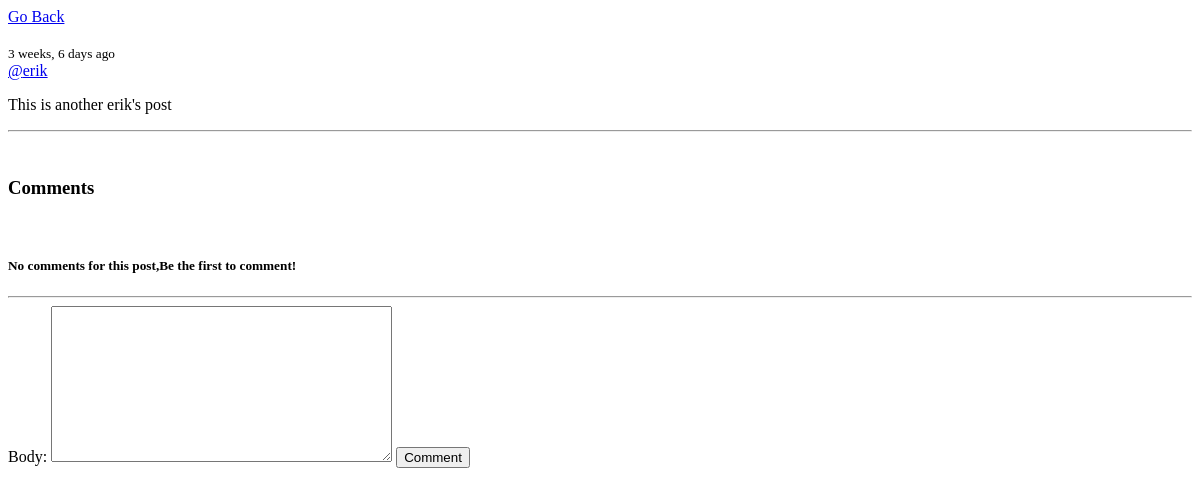
The app's page /post_detail/30 (signed in), older data.
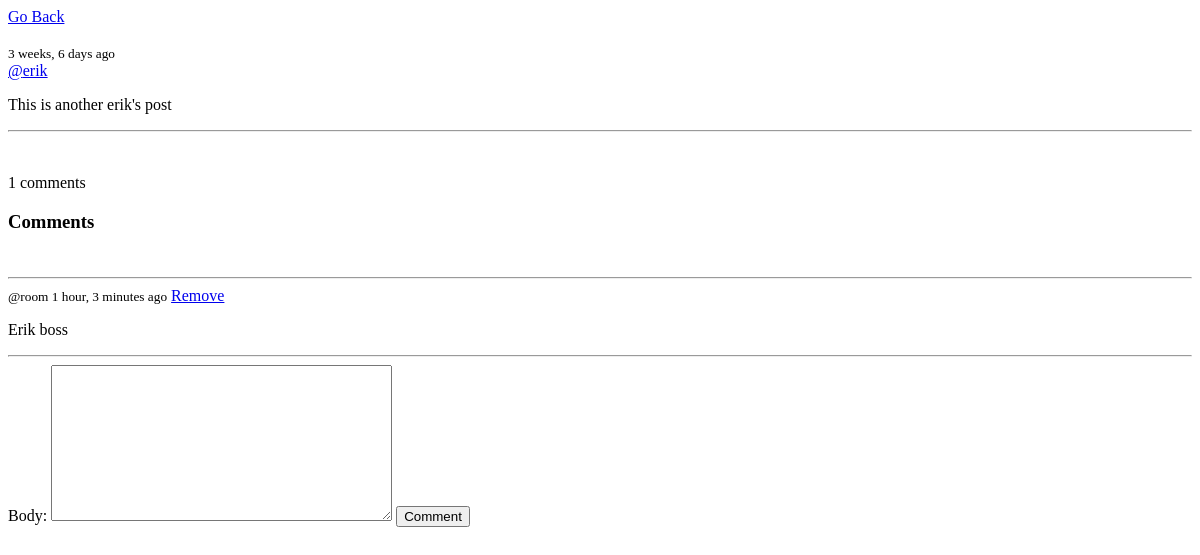
The same page, newer data.
### room/models.py (models this page shows, shortened)
class Post(models.Model):
  author = models.ForeignKey(User,related_name='author',on_delete=models.CASCADE,null=True)
  body = models.TextField(null=True)
  file = models.FileField(blank=True,null=True)
  created = models.DateTimeField(auto_now_add=True)
  def get_type(self):
    file_type = guess_type(self.file.url, strict=True)[0]
    if 'video' in file_type:
      return 'video'
    elif 'image' in file_type:
      return 'image'
  class Meta:
    ordering = ['-created']

class Comment(models.Model):
  user = models.ForeignKey(User,on_delete=models.CASCADE,null=True)
  post = models.ForeignKey(Post,related_name='comments',on_delete=models.SET_NULL,null=True)
  body = models.TextField(null=True)
  date_created = models.DateTimeField(auto_now_add=True)
  class Meta:
    ordering = ['-date_created']

### room/views.py (the view, shortened to what this page needs)
# urls.py: path('post_detail/<str:pk>',views.PostDetail,name='post-detail'),
@login_required(login_url='account_login')
def PostDetail(request,pk):
  post = Post.objects.get(id=pk)
  comments = post.comments.all()
  comments_count = comments.count()
  comment_form = CommentForm()
  context = {'post':post,'comments':comments,'comment_form':comment_form,'comments_count':comments_count}
  return render(request,'room/post_detail.html',context)

### room/forms.py
class CommentForm(forms.ModelForm):
  class Meta:
    model = Comment
    fields= '__all__'
    exclude = ['user','post']

### room/templates/room/post_detail.html (shortened to what this page needs)
<!DOCTYPE html>
<html>
<head>
</head>
<body>
<div>
    <a href="{% url 'home' %}">Go Back</a>
    <br>
    <br>
  <small>{{post.created|timesince}} ago</small>
  <br>
  <a href="{% url 'profile' post.author.username %}">@{{post.author}}</a>
  <p>{{post.body}}</p>
  <hr>
  <br>
  <div>
    {% if comments_count == 0 %}
    {% else %}
 <p>{{comments_count}} comments</p>
 {% endif %}
    <h3>Comments</h3>
    <br>
  {% for comment in comments %}
  <div>
    <hr>
  <small>@{{comment.user}} {{comment.date_created|timesince}} ago</small>
{% if request.user == comment.user %}
<a href="{% url 'delete-comment' comment.id %}">Remove</a>
{% endif %}
  <p>{{comment.body}}</p>
  <hr>
  {% empty %}
  <h5>No comments for this post,Be the first to comment!</h5>
  </div>
  <hr>
  {% endfor %}
  </div>
     <form method="post" action="">
      {{comment_form}}
    <input type="submit" name="" value="Comment"/>
  </form>
</div>
</body>
</html>

Row changes from the older to the newer data that the page shows:
added Comment: user "room", date_created "1 hour, 3 minutes", shows "Remove", body "Erik boss"
Text that changed along with them:
{{ comments_count }}: (not shown) → "1"
text no longer shown: "No comments for this post,Be the first to comment!"
text now shown: "comments"
